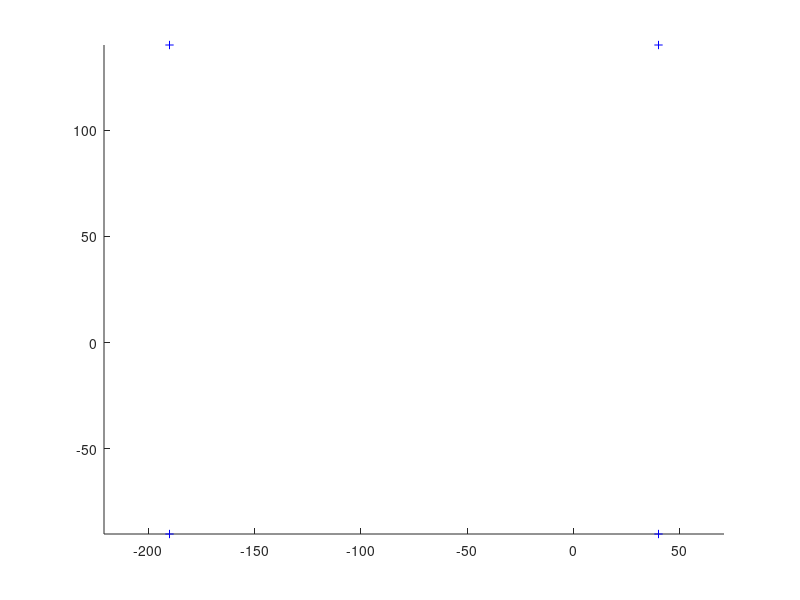

Here is the MATLAB script that generated this plot: (Note: this script raises an error after producing the figure.)
%% Extended kalman filter
function EKFSLAM
% Clear all
close all; clear all;
% Global variables (avoid extra copies)
global xVehicleTrue;
global LandFeatures;
global LaserSensorSettings;
global VisionSensorSettings; % for latter incorporation id possible
global xOdomLast;
global nSteps;
global UTrue;

% Setting of the sensors specs
LaserSensorSettings.Bearing =30; % Degrees
LaserSensorSettings.Range =100; % Meters
display(sprintf('=== Sensor Definitions ===  \n Max Range:  %d Meters\n Max Bearing: %d Degrees \n========================== \n',LaserSensorSettings.Range,LaserSensorSettings.Bearing));
display(' Paused!!! Press any Key!! ');
% pause;


% Length of the experiment
nSteps =900; % change to extend the lentgh of the simulation

% Size Map
WorldSize =500;

% Number of landfeatures to add to map
nLandFeatures =4;

% Make some spare for then
LandFeatures = zeros(2,1,nLandFeatures);

% Lets put the beacons at desired positions ( need to match the number
% defined)!!!! if nor some of then cannot be scanned!!
LandFeatures(:,:,1)=[40 -90]';
LandFeatures(:,:,2)=[40 140]';
LandFeatures(:,:,3)=[-190 140]';
LandFeatures(:,:,4)=[-190 -90]';

% Initial position of the vehicle
xVehicleTrue = [ 40 25 0]'; % start position (x, y, theta)

% Set the initial conditions of the filter
xEst =[xVehicleTrue]; % already an columm vector
PEst = diag([1 1 0.01]); % start with an medium covar ( Atention EKF need an good initialization)

% Make some space to save the Landmarks detected (arraylist (x,y)
MappedLandFeatures = NaN*zeros(nLandFeatures,2);


% Additive noise to be added at the observation
obsNoise = randn(2,1);

% Ok lets show where are our Landmarks located in the world
figure(1); hold on; grid off; axis equal;
plot(LandFeatures(1,:),LandFeatures(2,:),'b+');hold on;
set(gcf,'doublebuffer','on');
hLine = line([0,0],[0,0]);
set(hLine,'linestyle',':');
axis([ -WorldSize/2 WorldSize/2 -WorldSize/2 WorldSize/2]);
xlabel(' Initial Conditions and beacons at blue +');
display(sprintf('\n\n\n Showing initial Location \n Press any key to procced\n'));
% pause;

% Standart deviation errors added to control
UTrue = diag([0.01,0.01,1.5*pi/180]).^2;

% Standard deviation errors regarding observation
RTrue = diag([1.1,5*pi/180]).^2;


% Aditive factor for control estimation and noise
UEst = 2.0*UTrue;
REst = 2.0*RTrue;

ekf_acc_nonoise=[];
DoM_acc=[];
REst_idea_acc=[];
count=0;
S_acc={};

% All Setup and ready to go
% Extract first odometry for predict
% CtrlNoise = randn(3,1); % some random control noise to be added ( note change to gaussian)
CtrlNoise=zeros(3,1);
xOdomLast = GetOdometry(CtrlNoise);

for k = 2:nSteps
    
    % get robot Control and simulate the movement
    CtrlNoise = randn(3,1); % some random control noise to be added
%     CtrlNoise = [-0.4199;0.6946;-0.1628]; % some random control noise to be added
%     CtrlNoise = zeros(3,1); % some random control noise to be added
    SimulateMovement(CtrlNoise);
    
    xOdomNow = GetOdometry(CtrlNoise); % Get the odometry values c
    u = tcomp(tinv(xOdomLast),xOdomNow); % figure out control 
    xOdomLast = xOdomNow; % refhesh odometry vector
    
    % extract the two compoments of the estimation ( Vehicle and
    % landfeatures
    % get vehicle estimation
    xVehicle = xEst(1:3); % estimated only the part for the vehicle
    % get landferatures estimation
    xMap = xEst(4:end); % Landfeatures estimation are the rest ones
 
    
    %do prediction (the following is simply the result of multiplying 
    %out block form of jacobians)     
    xVehiclePred = tcomp(xVehicle,u); % estimation is regarding current and control vector
    ekf_acc_nonoise=[ekf_acc_nonoise xVehiclePred];
    % covariance for vehicle
    %J2 is just an simple rotation matrix over x
    % just need to change to the cnematic model and speeds
    
    % Change this!!!
    PPredvv = J1(xVehicle,u)* PEst(1:3,1:3) *J1(xVehicle,u)' + J2(xVehicle,u)* UEst * J2(xVehicle,u)';
    % vehicle/ landmarks,
    PPredvm = J1(xVehicle,u)*PEst(1:3,4:end);
    % For the rest just extract (landfeatures
    PPredmm = PEst(4:end,4:end);
    
    % agregates robot prediction and beacons
    xPred = [xVehiclePred;xMap];
%     % Compose the covariance matrix
%          Ppred = |Pvv Pvm
%                  |Pvm' Pmm
    PPred = [PPredvv PPredvm;
        PPredvm' PPredmm];
       

    % Get the observation (passing noise to be added and Noise true
%     ObsNoise =randn(2,1);
    ObsNoise = zeros(2,1);
    [z,iFeature] = GetObservation(ObsNoise,RTrue);
      
     if(~isempty(z)) % if i get an valid observation
        %have we seen this feature before?
        % need to change here ( see Validation gate White)
        if( ~isnan(MappedLandFeatures(iFeature,1)))
            
            %predict observation: find out where it is in state vector
            FeatureIndex = MappedLandFeatures(iFeature,1);
            % Extract feature values in state vector
            xFeature = xPred(FeatureIndex:FeatureIndex+1);
            
            % predict the observation
            zPred = DoObservationModel(xVehicle,xFeature);
            
            % get observation Jacobians
            [jHxv,jHxf] = GetObsJacs(xVehicle,xFeature);
            
            % fill in state jacobian
            jH = zeros(2,length(xEst));
            jH(:,FeatureIndex:FeatureIndex+1) = jHxf;
            jH(:,1:3) = jHxv;
            
            %do Kalman update:
            % check for inovation (here we can use the validation gate
            Innov = z-zPred;
            % angles have always to be checked only betwewn 0 an 2Pi
            Innov(2) = AngleWrapping(Innov(2));
             S = jH*PPred*jH'+REst;% predicted theoretical value
             S_acc(:,k)={S};
    
            %% scale factor function
            % actual innovation value
            act_the=Innov*Innov';
            %% adding function for fuzzy
            pre_the=S;
            [d,~]=size(S);
            mis_matr=sum(diag(pre_the))-sum(diag(act_the))/d; %diagonal value of matrix S           
%             alp_cof=mis/d;
            DoM_acc=[DoM_acc mis_matr];
%             if (DoM_acc > 3)
%             DeltaR = diag([0.1,1*pi/180]).^2;
%               S= S+ DeltaR;
%             end
            %% end
            W = PPred*jH'*inv(S); 
            xEst = xPred+ W*Innov;
            
            PEst = PPred-W*S*W';
            
            %ensure P remains symmetric
            PEst = 0.5*(PEst+PEst');
        else
            % this is a new feature
            
            % extract length of the current tracking landmarks
            nStates = length(xEst); 
            
            % Compute the x,y position of the landmark x,y robot plus
            % Xxvehicle +distance*cos(angle + Xthvehicle)
            % Xyvehicle + distance* sin(angle + Xthvehicle)
            xFeature = xVehicle(1:2)+ [z(1)*cos(z(2)+xVehicle(3));z(1)*sin(z(2)+xVehicle(3))];
            xEst = [xEst;xFeature]; %add to state vector estimated
            % compute jacobians regaing feature and observation 
            [jGxv, jGz] = GetNewFeatureJacs(xVehicle,z); 
            
            % M=| 1 0 0  0 0
            %   | 0 1 0  0 0
            %   | 0 0 1  0 0
            %   -------------
            %   |
            
            M = [eye(nStates), zeros(nStates,2);% no use jacobian w.r.t vehicle
                jGxv zeros(2,nStates-3)  , jGz];
            
            PEst = M*blkdiag(PEst,REst)*M';
            
            %remember this feature as being mapped we store its ID and position in the state vector
            MappedLandFeatures(iFeature,:) = [length(xEst)-1, length(xEst)];
            
        end;
     else
        % notinng new found lets procced refreshing the values for next run
        xEst = xPred;
        PESt = PPred;
    end;
    
    
    % at all interactions
    
    % Plot the veicule shape LOL
        figure(1);
         a = axis;
        clf;
        axis(a);hold on;
        n  = length(xEst); % get the total state and vector also
        % only the landmarks
        nF = (n-3)/2;
        
        % Draw vehicle and its eliipse only the 3 first are the vehicle
%         % state   P = |v v v|-----
%                       |v v v|-----
%                       |v v v|-----
%                       ------------
        DoVehicleGraphics(xEst(1:3),PEst(1:3,1:3),3,[0 1]);
        
        % if we get an valid observation plot is values
        if(~isnan(z))
            % Plot the line to beacon
            h = line([xEst(1),xFeature(1)],[xEst(2),xFeature(2)]);
            set(h,'linestyle',':');
            %make some visible information
            legend( sprintf('Range: %3.2fm; Angle: %3.2f: °  ',z(1),(z(2)-pi/2)*180/pi));
            
        end;
        % For all plot the covariance elipse of each state fr the landmark
        for(i = 1:nF)
            iF = 3+2*i-1; 
            plot(xEst(iF),xEst(iF+1),'b*');            
            PlotEllipse(xEst(iF:iF+1),PEst(iF:iF+1,iF:iF+1),3);
        end;    
        plot(ekf_acc_nonoise(1,:),ekf_acc_nonoise(2,:),'r--');
%         if ~isempty(DoM_acc)
%         figure(2);
%         axis auto;
%         plot(DoM_acc(1,:),'r--');
%         end
        drawnow;  
end
% save('nREst_acc.mat','nREst_acc');
save('S_acc.mat','S_acc');
end











